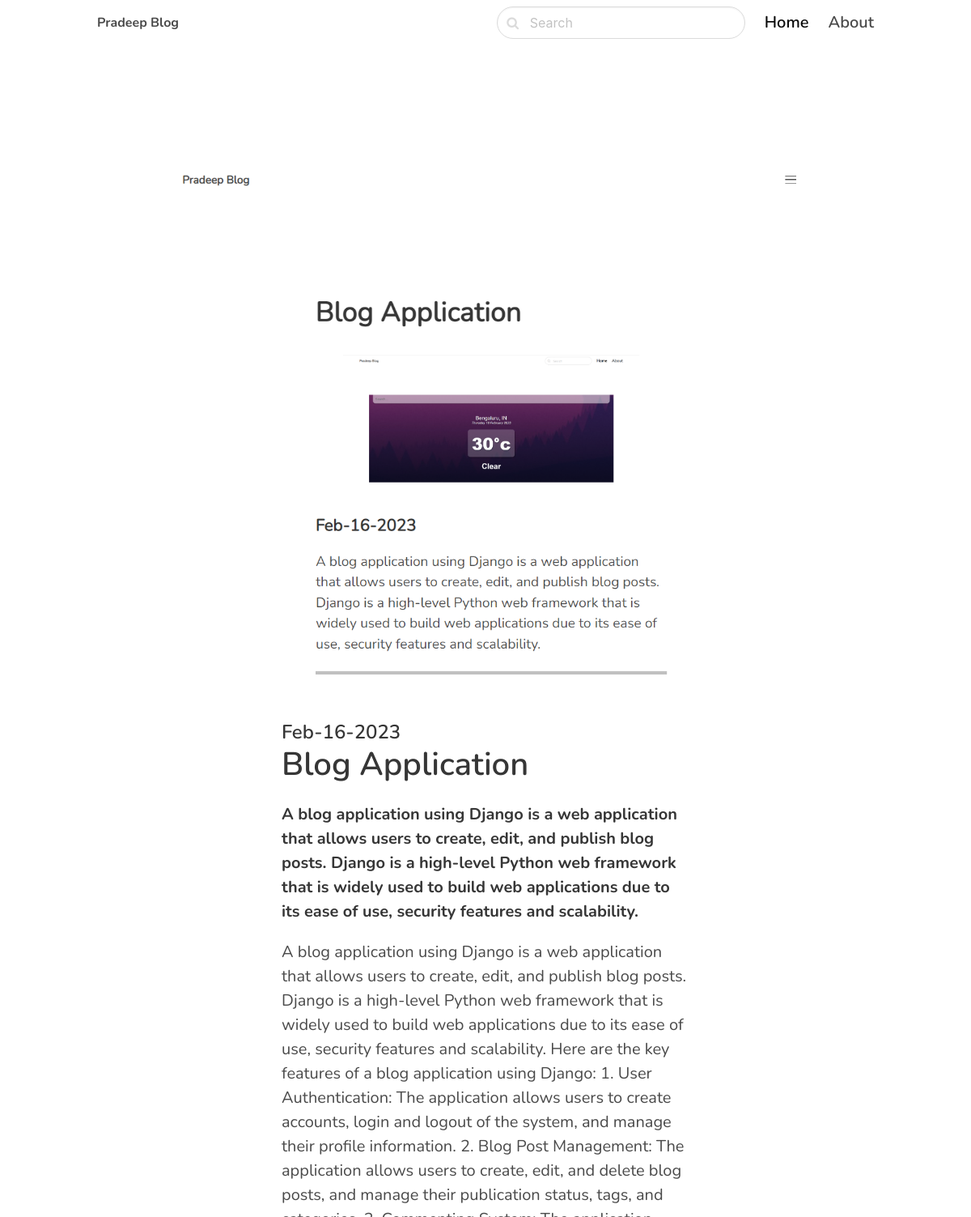
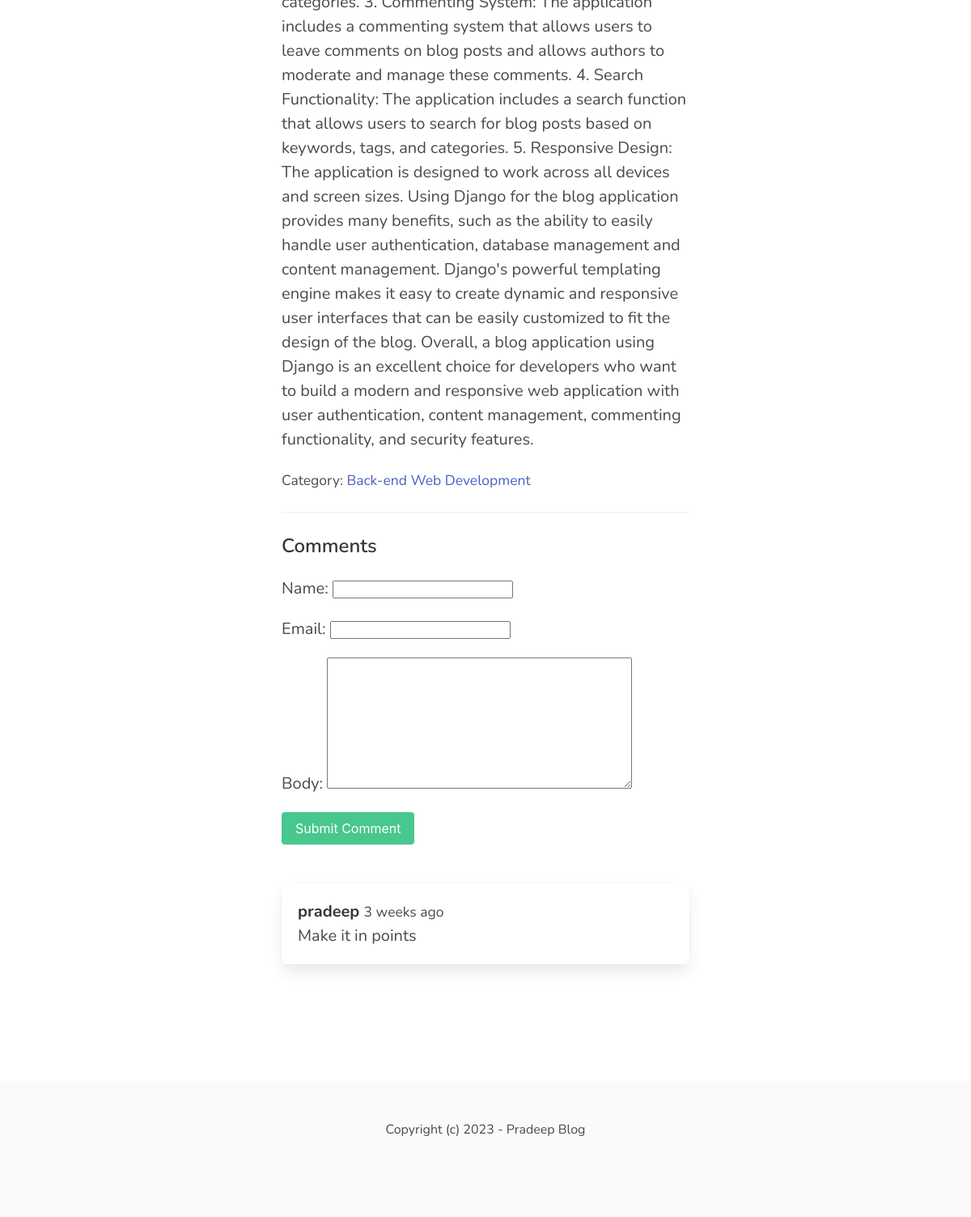
Screenshot of /back-end-web-development/blog-application/ with the database file from the repository (2 pictures, top to bottom).
### blog/models.py (models this page shows, shortened)
class Post(models.Model):
    ACTIVE = 'active'
    DRAFT = 'draft'
    CHOICES_STATUS = {
        (ACTIVE,'Active'),
        (DRAFT,'Draft')
    }
    category = models.ForeignKey(Category, related_name='posts', on_delete=models.CASCADE)
    title = models.CharField(max_length=1000)
    slug = models.SlugField()
    intro = models.TextField()
    body = models.TextField()
    created_at = models.DateTimeField(auto_now_add=True)
    status = models.CharField(max_length=10, choices=CHOICES_STATUS, default=ACTIVE)
    image = models.ImageField(upload_to='uploads/', blank=True, null=True)
    class Meta:
        ordering = ('-created_at',)

class Category(models.Model):
    title = models.CharField(max_length=1000)
    slug = models.SlugField()
    class Meta:
        ordering = ('title',)
        verbose_name_plural = 'Categories'
    def __str__(self):
        return self.title

class Comment(models.Model):
    post = models.ForeignKey(Post, related_name='comments',on_delete=models.CASCADE)
    name = models.CharField(max_length=1000)
    email = models.EmailField()
    body = models.TextField()
    created_at = models.DateTimeField(auto_now_add=True)

### blog/views.py (the view)
# urls.py: path('<slug:category_slug>/<slug:slug>/',views.detail,name='post_detail'),
def detail(request,category_slug,slug):
    post = get_object_or_404(Post, slug = slug, status=Post.ACTIVE)
    if request.method == 'POST':
        form = CommentForm(request.POST)
        if form.is_valid():
            comment = form.save(commit = False)
            comment.post = post
            comment.save()
            return redirect('post_detail', category_slug=category_slug, slug=slug)
    else:
        form = CommentForm()
    return render(request, 'blog/detail.html',{"post":post,'form':form})

### blog/forms.py
class CommentForm(forms.ModelForm):
    class Meta:
        model = Comment
        fields = ('name','email','body')

### blog/templates/blog/detail.html (shortened to what this page needs)
{% extends 'core/base.html' %}
{% block content %}
<section class="hero ">
    <div class="hero-body">
        <div class="container">
            <section class="section">
                {% if post.image %}
                    <figure class="image mb-6">
                        <img src="{{ post.image.url }}" alt="">
                    </figure>
                {% endif %}
                <div class="columns">
                    <div class="column is-8 is-offset-2">
                            <div class="content is-medium">
                                <h2 class="subtitle is-4">{{ post.created_at|date:'M-d-Y'}}</h2>
                                <h1 class="title">{{ post.title }}</h1>
                                <p><strong>{{ post.intro }}</strong></p>
                                <p>{{ post.body }}</p>
                                <p><small>Category: <a href="{% url 'category_detail' post.category.slug %}">{{ post.category }}</a></small></p>
                                <hr>
                                <h2 class="subtitle is-4">Comments</h2>
                                <form method="post" class="mb-6">
                                    {{ form.as_p }}
                                    <div class="field">
                                        <div class="control">
                                            <button class="button is-success">Submit Comment</button>
                                        </div>
                                    </div>
                                </form>
                                {% for comment in post.comments.all %}
                                    <article class="media box">
                                        <div class="media-content">
                                            <strong>{{ comment.name }}</strong> <small>{{ comment.created_at|timesince }} ago</small><br>
                                            {{ comment.body }}
                                        </div>
                                    </article>
                                {% endfor %}
                            </div>
                    </div>
                </div>
            </section>
        </div>
    </div>
</section>
{% endblock %}

### Myapp/templates/core/base.html (style rules this page uses)
body { font-family: 'Nunito', sans-serif; }

### rows the page displays
Post: image (picture), created_at "Feb-16-2023", title "Blog Application", intro "A blog application using Django is a web application that allows users to create, edit, and publish blog posts. Django is a high-level Python web framework that is widely used to build web applications due to its ease of use, security features and scalability.", body "A blog application using Django is a web application that allows users to create, edit, and publish blog posts. Django is a high-level Python web framework that is widely used to build web applications due to its ease of use, security features and scalability. Here are the key features of a blog application using Django: 1. User Authentication: The application allows users to create accounts, login and logout of the system, and manage their profile information. 2. Blog Post Management: The application allows users to create, edit, and delete blog posts, and manage their publication status, tags, and categories. 3. Commenting System: The application includes a commenting system that allows…", category "Back-end Web Development"
Comment: name "pradeep", created_at "3 weeks", body "Make it in points"
